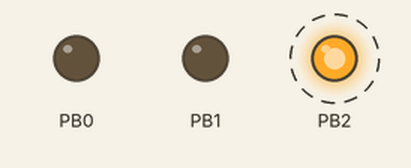
Simulated run of this program. Board: ATtiny85, built with avr-gcc and emulated at 16 MHz. Shown: output pins drawn as LEDs (lit = HIGH). Dashed ring = blinking. At 0.5 s the program stops and its outputs stay as they are.

Above: at 0.05 s.
Timing chart, 0 to 2.0 s (numbered marks = the images above):
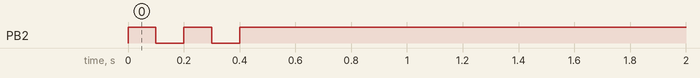

The program:

main.c
```c
// (licence header left out)
/* Includes */
#include <avr/interrupt.h>
#include <avr/pgmspace.h>
#include <util/delay.h>
#include <avr/io.h>
#include "soft_dac.h"

/* Wavetable */
#include "samples.h"

/* Wavetble iterator */
volatile uint16_t counter = 0;

/**
 * Sampling ISR
 */
ISR(TIMER1_COMPA_vect) {

  /* output current sample */
  soft_dac_output_A(pgm_read_byte(samples_x_data + counter));
  soft_dac_output_B(pgm_read_byte(samples_y_data + counter));

  /* Go to next sample */
  if(++counter >= samples_length) counter = 0;

  /* Re-arm sampling timer */
  soft_dac_sampling_reset();
}

/**
 * Programm entry point
 */
int main( void ) {

  /* Initialize pin PB2 (for debug) */
  DDRB |= (1 << PIN2);   // PB2 as output
  PORTB &= ~(1 << PIN2); // PB2 at low state

  /* Debug Hello */
  uint8_t i;
  for(i = 0; i < 5; ++i) {
    PORTB ^= (1 << PIN2);
    _delay_ms(100);
  }

  /* Initialize software DAC */
  soft_dac_initialize();

  /* Set sampling frequency */
  soft_dac_sampling_frequency(samples_length * 25UL);

  /* Start software ADC */
  soft_dac_start();

  /* Infinite loop */
  for(;;) {
    // Nothing to do
  }
}
```

soft_dac.c
```c
// (licence header left out)
/* Includes */
#include <avr/interrupt.h>
#include <avr/io.h>

void soft_dac_initialize( void ) {

  /* Disallow interrupts */
  cli();

  /* Initialize OC0A and OC0B pins (PB0 and PB1) */
  DDRB |= (1 << PIN1) | (1 << PIN0);     // PB0 and PB1 as output
  PORTB &= ~((1 << PIN1) | (1 << PIN0)); // PB0 and PB1 at low state

  /* Initialize Timer 0 (for fast PWM) */
  // OC0A connected to PB0 w/ "Clear on compare match, set at bottom"
  // OC0B connected to PB1 w/ "Clear on compare match, set at bottom"
  // Fast PWM mode enable
  TCCR0A = (1 << COM0A1) | (0 << COM0A0) | (1 << COM0B1) | (0 << COM0B0) | (1 << WGM01) | (1 << WGM00);
  // PWM mode
  // Fast PWM mode enable (top at 0xFF)
  // Prescaler CLK_IO/1
  TCCR0B = (0 << FOC0A) | (0 << FOC0B) | (0 << WGM02) | (0 << CS02) | (0 << CS01) | (1 << CS00);
  TCNT0 = 0; // Reset Timer 0 counter
  OCR0A = 0; // Set defaut output channel A value to 0
  OCR0B = 0; // Set defaut output channel B value to 0

  /* Initialize Timer 1 (for sampling) */
  // CTC mode disable
  // No PWM output
  // No output on OC1A pin
  // Set defaut output prescaler to 0 (timer off)
  TCCR1 = (1 << CTC1) | (0 << PWM1A) | (0 << COM1A1) | (0 << COM1A0) | (0 << CS13) | (0 << CS12) | (0 << CS11) | (0 << CS10);
  // No PMW output
  // No output on OC1B pin
  // No force compare mode
  // No prescaler reset
  GTCCR = (0 << PWM1B) | (0 << COM1B1) | (0 << COM1B0) | (0 << FOC1B) | (0 << FOC1A) | (0 << PSR1) | (0 << PSR0);
  TCNT1 = 0; // Reset Timer 1 counter
  OCR1A = 0; // Set default compare value to 0
  OCR1B = 0; // OCR1B not used
  OCR1C = 0; // OCR1C not used

  /* Initialize interrupts register */
  // Timer 1 : Interrupt on compare match A
  // Timer 1 : No interrupt on compare match B
  // Timer 1 : No interrupt on counter overflow
  // Timer 0 : No interrupt on compare match A and B
  // Timer 0 : No interrupt on counter overflow
  TIMSK = (1 << OCIE1A) | (0 << OCIE1B) | (0 << OCIE0A) | (0 << OCIE0B) | (0 << TOIE1) | (0 << TOIE0);

  /* Initialize global PLL clock */
  // Low speed mode disable
  // PLL disable
  PLLCSR = (0 << LSM) | (0 << PCKE) | (1 << PLLE);
}

void soft_dac_start( void ) {

  /* Start PWM timer */
  TCNT0 = 0; // Reset Timer 0 counter
  TCCR0B |= (0 << CS02) | (0 << CS01) | (1 << CS00); // Timer 0 : Prescaler CLK_IO/1

  /* Start sampling timer */
  TCNT1 = 0; // Reset Timer 1 counter
  TIMSK |= (1 << OCIE1A);

  /* Allow interrupts */
  sei();
}

void soft_dac_stop( void ) {

  /* Disallow interrupts */
  cli();

  /* Stop PWM timer */
  TCCR0B &= ~((1 << CS02) | (1 << CS01) | (1 << CS00)); // Timer 0 disable

  /* Stop sampling timer */
  TIMSK &= ~(1 << OCIE1A); // Timer 1 disable

  /* Ground OC0A and OC0B pins */
  PORTB &= ~((1 << PIN1) | (1 << PIN0)); // PB0 and PB1 at low state
}

void soft_dac_sampling_frequency( uint32_t frequency ) {

  /* Usage variable */
  uint8_t prescaler; // Computed prescaler bits
  uint16_t ocr; // Computed OCR1A offset

  /* Compute prescaler and OCR1A offset values */
  for(prescaler = 1; prescaler < 16; ++prescaler) {
    ocr = F_CPU / frequency / ((uint16_t)1 << prescaler) - 1;
    if(ocr <= 255) break;
  }
  if(ocr > 255) ocr = 255;

  OCR1A = ocr & 0xFF; // Set compare value
  TCCR1 = (TCCR1 & ~((1 << CS13) | (1 << CS12) | (1 << CS11) | (1 << CS10))) | prescaler;
}
```

soft_dac.h
```c
// (licence header left out)
#ifndef _H_SOFT_DAC_
#define _H_SOFT_DAC_

#if !defined(__AVR_ATtiny25__) && !defined(__AVR_ATtiny45__) && !defined(__AVR_ATtiny85__)
#error "Software DAC is written for ATtiny25, Attiny45 and Attiny85 only !"
#endif

/**
 * Initialize software DAC
 */
void soft_dac_initialize( void );

/**
 * Start software DAC
 */
void soft_dac_start( void );

/**
 * Stop software DAC
 */
void soft_dac_stop( void );

/**
 * Reset sampling timer
 */
inline void soft_dac_sampling_reset( void ) {
  TCNT1 = 0; // Reset Timer 1 counter
}

/**
 * Set output value of software DAC channel A
 *
 * @param value Analog value between 0 and 255
 */
inline void soft_dac_output_A( uint8_t value ) {
  OCR0A = value; // Set value (double buffered in Fast PWM mode to avoid glitch)
}

/**
 * Set output value of software DAC channel B
 *
 * @param value Analog value between 0 and 255
 */
inline void soft_dac_output_B( uint8_t value ) {
  OCR0B = value; // Set value (double buffered in Fast PWM mode to avoid glitch)
}

/**
 * Set sampling frequency of software DAC
 *
 * @note
 * To handle the sampling ISR add this snippet to your main code :
 * ISR(TIMER1_COMPA_vect) {
 *   // Add this ISR to your code
 * }
 *
 * @param frequency Target frequency in Hert
 */
void soft_dac_sampling_frequency( uint32_t frequency );

#endif // _H_SOFT_DAC_
```

Source omitted: samples.h (data table, 1083 bytes)

Measured:
- by itself, PB2: alternates HIGH for 0.10 s and LOW for 0.10 s, 5 changes in all, then stays HIGH
